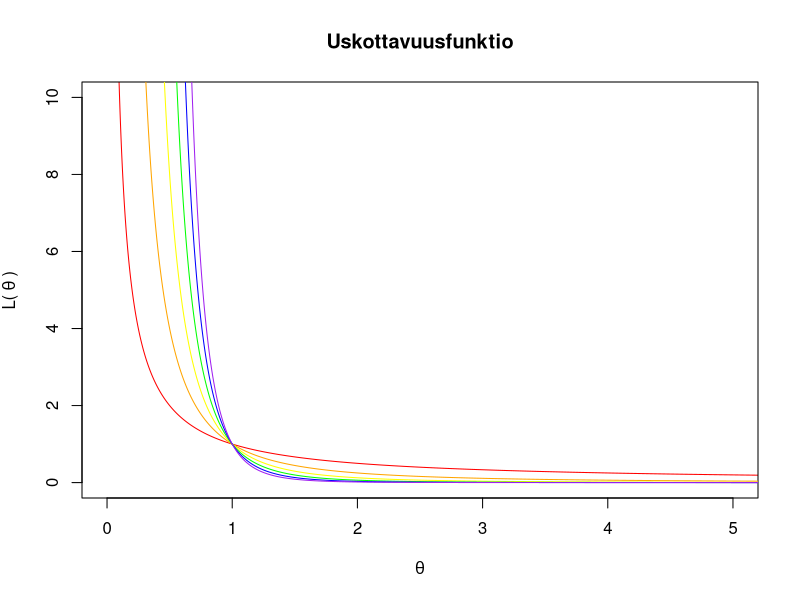

Here is the R script that generated this plot:
x <- seq(0,6,by=0.001)
png(filename="vk2t2.png")
plot(x, 1/x, main="Uskottavuusfunktio", xlab=expression(paste(theta)), ylab=expression(plain("L(")~theta~plain(")")), xlim=c(0,5), ylim=c(0,10), type="line",col="red")
lines(x,1/x**2, col="orange")
lines(x,1/x**3, col="yellow")
lines(x,1/x**4, col="green")
lines(x,1/x**5, col="blue")
lines(x,1/x**6, col="purple")
dev.off()

